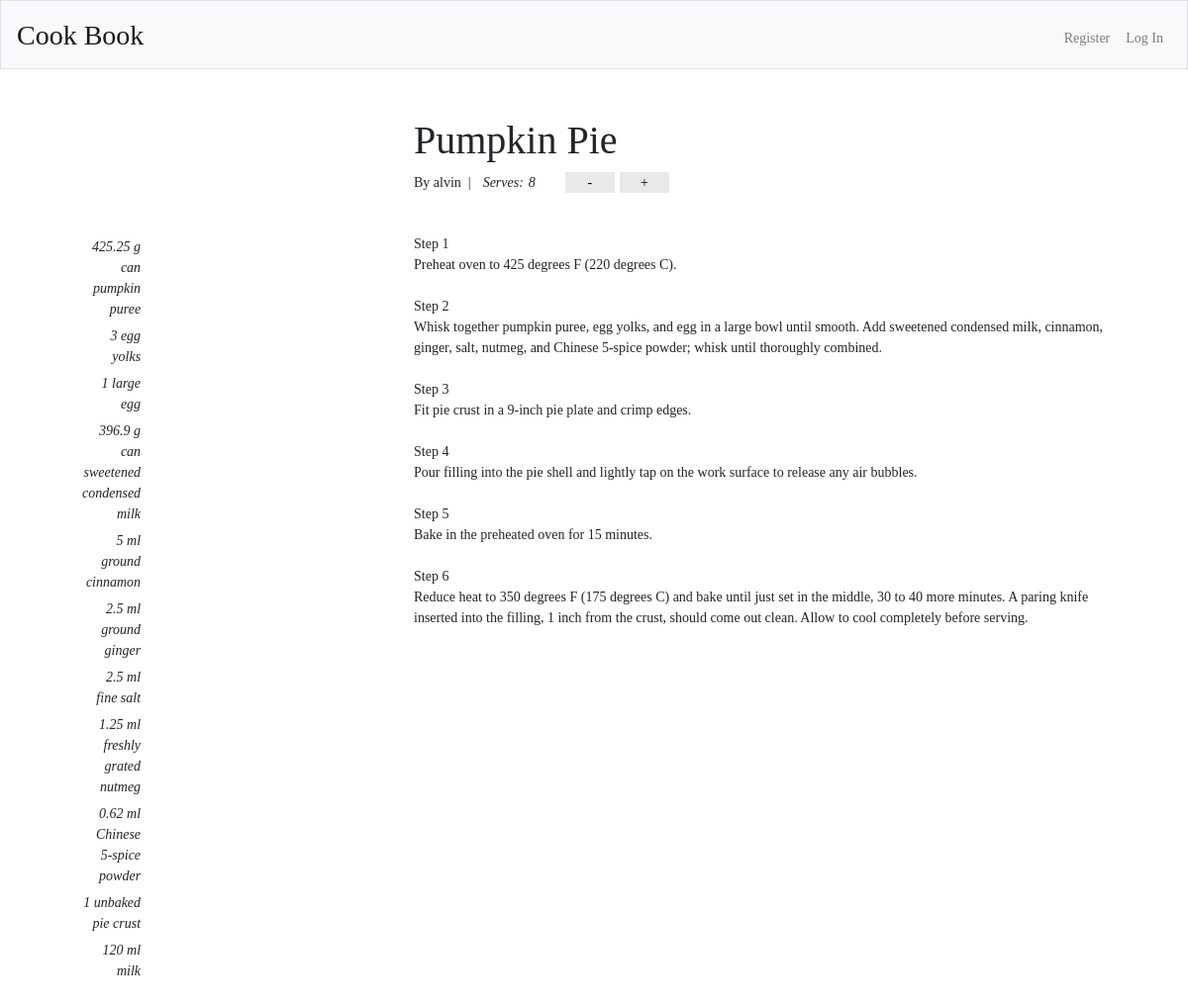
Page /view?id=5 on the committed database.
### tables this page shows
CREATE TABLE recipes (
recipe_id INTEGER, 
title TEXT NOT NULL,
serves INTEGER NOT NULL, 
method TEXT NOT NULL, 
author TEXT NOT NULL, 
notes TEXT NOT NULL,
published INTEGER
time DATETIME, 
user_id INTEGER,
PRIMARY KEY(recipe_id),
FOREIGN KEY(user_id) REFERENCES users(user_id)
);

CREATE TABLE ingredients_table (
item_id INTEGER, 
recipe_id INTEGER,
ingredient TEXT,
quantity FLOAT, 
unit TEXT, 
PRIMARY KEY(item_id),
FOREIGN KEY(recipe_id) REFERENCES recipes(recipe_id)
);

### app.py (the view)
@app.route("/view", methods=["GET"])
def view():
    if request.method == "GET":
        if "user_id" in session:
            session.user = session["username"]
        session.recipe_id = request.args.get("id")
        con = sqlite3.connect('data.db')
        with con:
            cur = con.cursor()
            recipes = cur.execute(
                "SELECT title, serves, method, author, notes FROM recipes WHERE recipe_id = ?", (session.recipe_id,))
            recipes = cur.fetchall()
            ingredients = cur.execute(
                "SELECT ingredient, quantity, unit, item_id FROM ingredients_table WHERE recipe_id = ?", (session.recipe_id,))
            ingredients = cur.fetchall()
        session.title = recipes[0][0]
        session.servings = recipes[0][1]
        session.method = recipes[0][2]
        session.author = recipes[0][3]
        table = []
        table.clear()
        for item in ingredients:
            dict_item = {'ingredient':item[0], 'quantity':wholeNumber(item[1]), 'unit':item[2], 'item_id':item[3]}
            table.append(dict_item)
        return render_template('view.html', recipe_id=request.args.get("id"), table=table)

### helpers.py (called while the page is built)
def wholeNumber(x):
    if x == 0:
        return ""
    if x - int(x) == 0:
        return (int(x))
    else:
        return (float(x))

### templates/view.html (shortened to what this page needs)
{% extends "layout.html" %}
{% block main %}
    <div class="recipe-layout">
        <div class="grid-item-title">
            <h1>{{ session.title }}</h1>
            <div class="serves">
                <span class="servesAuthor"> By {{ session.author }}&nbsp;&nbsp;|&nbsp;&nbsp;</span>
                <span class="italic servesText">Serves: </span>
                <span class="italic servesNumber" id="serves">{{ session.servings }}</span>
                <button class="servesButtonLess" onclick="decrease()"> - </button>
                <button class="servesButtonMore" onclick="increase()"> + </button>
            </div>
        </div>
        <div class="grid-item-ingredients">
            <table class="italic">
                    <colgroup>
                    <col span="1" style="width: 10%;">
                    <col span="1" style="width: 10%;">
                    <col span="1" style="width: 70%;">
                    </colgroup>
                <tbody>
                    {% for table in table %}
                    <tr>
                        <td class="quant-col">
                        <span class="itemQuant" id="{{ table.item_id }}">{{ table.quantity }}</span>
                        {{ table.unit }}
                        {{ table.ingredient }}
                        </td>
                    </tr>
                    {% endfor %}
                </tbody>
            </table>
        </div>
        <div class="grid-item-method">
            <div style="white-space: pre-wrap;">{{ session.method }}</div>
            <br><br>
        </div>
    </div>
{% endblock %}

### static/styles.css (style rules this page uses)
body { font-family: 'PT Serif', serif; font-size: 14px; }
h1 { font-family: 'PT Serif', serif; }
table { border-spacing: 0; margin: 0; }
.italic { font-style: italic }
td { padding: 3px 5px }
.quant-col { text-align: left; }
.grid-item-title { grid-area: title; }
.grid-item-ingredients { grid-area: ingredients; }
.grid-item-method { grid-area: method; }
.recipe-layout { margin: 0; display: grid; grid-template-columns: 100%; grid-template-rows: auto auto auto; column-gap: 20px; row-gap: 25px; grid-template-areas: "title" "ingredients" "method"; }
.serves { display: grid; grid-template-columns: auto auto auto 20px 50px 50px 80%; grid-template-rows: 21px; column-gap: 5px; grid-template-areas: "servesAuthor servesText servesNumber . servesButtonLess servesButtonMore ." }
.servesAuthor { grid-area: servesAuthor; margin-block-end: 0; white-space: nowrap; }
.servesText { grid-area: servesText; margin-block-end: 0; }
.servesNumber { grid-area: servesNumber; margin-block-end: 0; }
.servesButtonLess { background-color:#e9e9e9; color: #000000; padding:0px 0px; text-decoration:none; border:none; font-style:normal; text-align: center; grid-area: servesButtonLess; }
.servesButtonMore { background-color:#e9e9e9; color: #000000; padding:0px 0px; text-decoration:none; border:none; font-style:normal; text-align: center; grid-area: servesButtonMore; }
@media only screen and (min-width: 768px) { .recipe-layout { margin: 0; display: grid; grid-template-columns: [first] 320px [middle] auto [last]; grid-template-rows: [top] auto [center] auto [bottom]; column-gap: 20px; row-gap: 25px; grid-template-areas: " . title" " ingredients method"; } }
@media only screen and (min-width: 768px) { .quant-col { text-align: right; } }

### rows in the picture
recipes: title "Pumpkin Pie", author "alvin", method "Step 1 Preheat oven to 425 degrees F (220 degrees C). Step 2 Whisk together pumpkin puree, egg yolks, and egg in a large bowl until smooth. Add sweetened condensed milk, cinnamon, ginger, salt, nutmeg, and Chinese 5-spice powder; whisk until thoroughly combined. Step 3 Fit pie crust in a 9-inch pie plate and crimp edges. Step 4 Pour filling into the pie shell and lightly tap on the work surface to release any air bubbles. Step 5 Bake in the preheated oven for 15 minutes. Step 6 Reduce heat to 350 degrees F (175 degrees C) and bake until just set in the middle, 30 to 40 more minutes. A paring knife inserted into the filling, 1 inch from the crust, should come out clean. Allow to cool…"
ingredients_table: quantity "425.25", unit "g", ingredient "can pumpkin puree"
ingredients_table: quantity "3", ingredient "egg yolks"
ingredients_table: quantity "1", ingredient "large egg"
ingredients_table: quantity "396.9", unit "g", ingredient "can sweetened condensed milk"
ingredients_table: quantity "5", unit "ml", ingredient "ground cinnamon"
ingredients_table: quantity "2.5", unit "ml", ingredient "ground ginger"
ingredients_table: quantity "2.5", unit "ml", ingredient "fine salt"
ingredients_table: quantity "1.25", unit "ml", ingredient "freshly grated nutmeg"
ingredients_table: quantity "0.62", unit "ml", ingredient "Chinese 5-spice powder"
ingredients_table: quantity "1", ingredient "unbaked pie crust"
ingredients_table: quantity "120", unit "ml", ingredient "milk"

### other values in the picture
{{ session.servings }} "8"
